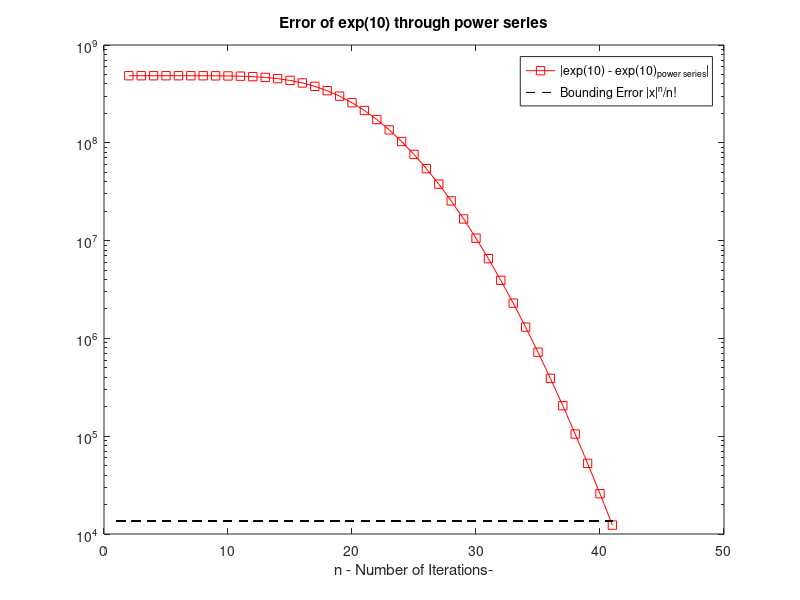
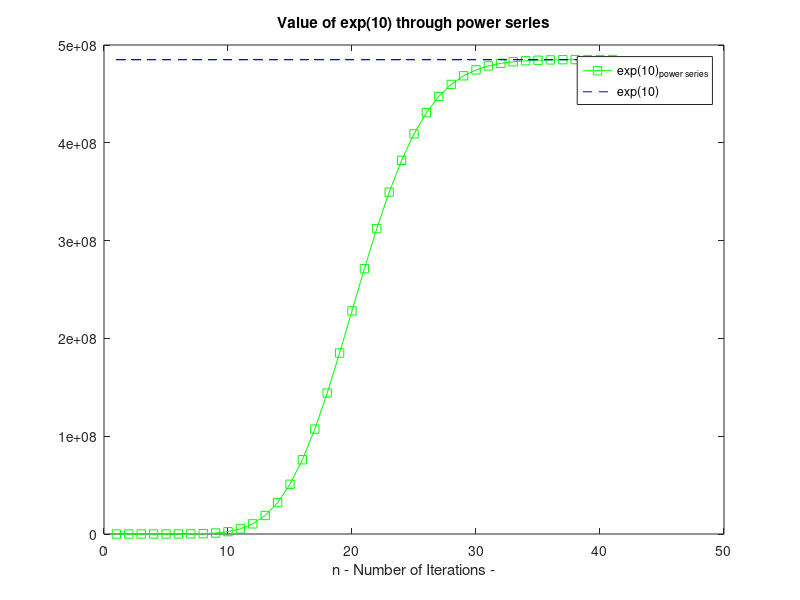

The MATLAB script that drew these images, in order: (Note: this script raises an error after producing the figures.)
x0 = -20;

x = abs(x0);
N = ceil(2*x);

Y = zeros(N,1);
Y(1) = 1;

E = zeros(N,1);

for i = 1:N
  Y(i + 1) = Y(i) + x^i/factorial(i);
  E(i + 1) = abs(Y(i + 1) - exp(x));
end

# Calculate theoretical bounding error
be = abs(x)^N / factorial(N);

if (x0 < 0)
  y = 1/Y(N);
else
  y = Y(N);
end

figure();
semilogy(1:N+1, E, "-sr"); hold on
semilogy(1:N+1, ones(N+1)*be, "--k");
title('Error of exp(10) through power series');
#ylabel('|exp(10) - exp(10)_{power series}|');
xlabel("n - Number of Iterations-");
legend('|exp(10) - exp(10)_{power series}|', 'Bounding Error |x|^n/n!');

figure();
plot(1:N + 1, Y, "-sg"); hold on
plot(1:N + 1, ones(N+1)*exp(x), "--b");
title('Value of exp(10) through power series');
xlabel("n - Number of Iterations -");
legend('exp(10)_{power series}', 'exp(10)');
tight();


